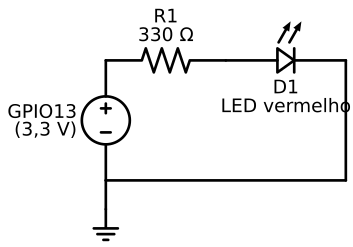

The Python source for this figure:
"""Exemplo minimo de diagrama de circuito com SchemDraw.

Circuito: LED com resistor limitador de corrente, acionado por um GPIO
do ESP32-S3-UNO (nivel logico 3,3 V), retornando ao GND da placa.

Uso:
    pip install schemdraw matplotlib
    python exemplo_led_esp32.py

Gera exemplo_led_esp32.svg e exemplo_led_esp32.png na mesma pasta.

Referencia: https://schemdraw.readthedocs.io/en/stable/
"""

from pathlib import Path

import schemdraw
import schemdraw.elements as elm

OUT_DIR = Path(__file__).parent

with schemdraw.Drawing(show=False) as d:
    d.config(unit=2.5)

    fonte = d.add(elm.SourceV().up().label("GPIO13\n(3,3 V)", loc="top"))
    d.add(elm.Resistor().right().label("R1\n330 Ω"))
    d.add(elm.LED().right().label("D1\nLED vermelho", loc="bottom"))
    d.add(elm.Line().down())
    d.add(elm.Line().left().tox(fonte.start))
    d.add(elm.Line().down().length(0.6))
    d.add(elm.Ground())

    d.save(str(OUT_DIR / "exemplo_led_esp32.svg"))
    d.save(str(OUT_DIR / "exemplo_led_esp32.png"), dpi=200)

print("Gerado:", OUT_DIR / "exemplo_led_esp32.svg")
print("Gerado:", OUT_DIR / "exemplo_led_esp32.png")
